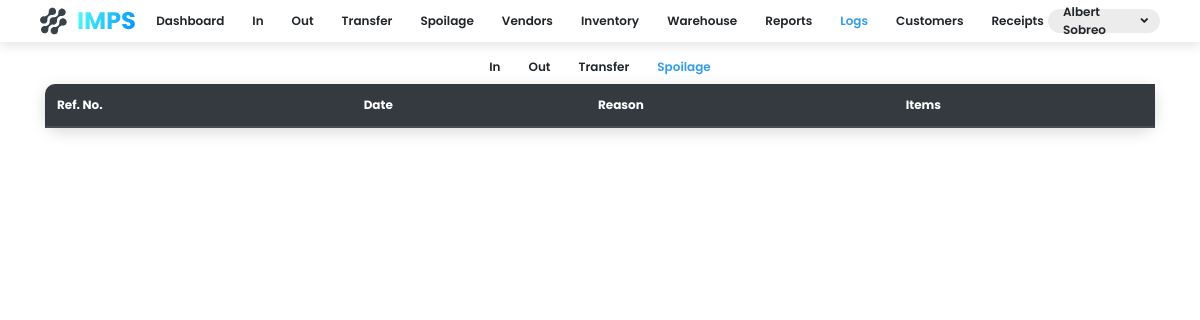
/logs/spoilage/ (signed in), run on an earlier commit of the app's database.
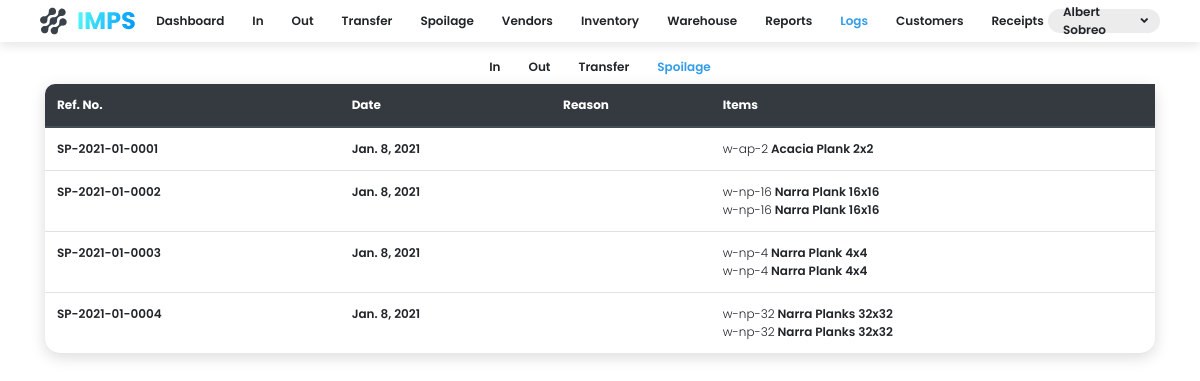
And on a later commit of the database.
### app/models.py (models this page shows, shortened)
class Spoilage(models.Model):
    ref_id = models.CharField(max_length=255)
    date = models.DateField()

class Spoilage_Item(models.Model):
    product = models.ForeignKey(Product, on_delete=models.CASCADE)
    spoilage = models.ForeignKey(Spoilage, on_delete=models.CASCADE)
    remaining = models.IntegerField()
    spoilage_quantity = models.IntegerField()
    reason = models.TextField()

class Product(models.Model):
    code = models.CharField(max_length=255)
    name = models.CharField(max_length=255)
    description = models.TextField(null=True, blank=True)
    quantity = models.IntegerField()
    turnover = models.DecimalField(max_digits=3, decimal_places=2, null=True, blank=True)
    warehouse = models.ForeignKey(Warehouse, on_delete=models.CASCADE, null=True, blank=True)

### app/views/logs.py (the view)
# urls.py: path('logs/spoilage/', views.spoilageLogsView),
def spoilageLogsView(request):
    if request.session.is_empty():
        return redirect('/login/')
    context = {
        'spoils': Spoilage.objects.all(),
        'me': User.objects.select_related().get(login__username=request.session.get('username')),
    }
    return render(request, 'logs_spoilage.html', context)

### templates/logs_spoilage.html (shortened to what this page needs)
<!DOCTYPE html>
<html lang="en">
<head>
    <link rel="stylesheet" href="https://cdn.jsdelivr.net/npm/bootstrap@4.5.3/dist/css/bootstrap.min.css">
    <link rel="stylesheet" href="https://cdnjs.cloudflare.com/ajax/libs/twitter-bootstrap/4.5.2/css/bootstrap.css">
    <link rel="stylesheet" href="https://cdn.datatables.net/buttons/1.6.5/css/buttons.dataTables.min.css">
    <link rel="stylesheet" href="https://cdn.datatables.net/1.10.22/css/dataTables.bootstrap4.min.css">
    <link rel="stylesheet" href="/static/css/style.css">
    <link rel="stylesheet" href="https://use.fontawesome.com/releases/v5.15.1/css/all.css">
</head>
<body>
    <body class="font-size-12">
      <div class="c-nav d-flex font-w-600 mb-3">
        <div class="c-nav-item justify-content-start">
          <img src="/static/media/Group 117.svg" class="logo">
        </div>
        <div class="justify-content-center c-nav-links">
            <div onclick="location.href='#'">Dashboard</div>
            <div onclick="location.href='/in'">In</div>
            <div onclick="location.href='/out'">Out</div>
            <div onclick="location.href='#'">Transfer</div>
            <div onclick="location.href='#'">Spoilage</div>
            <div onclick="location.href='#'">Vendors</div>
            <div onclick="location.href='/inventory-page'">Inventory</div>
            <div onclick="location.href='/'">Warehouse</div>
            <div onclick="location.href='#'">Reports</div>
            <div onclick="location.href='/logs/in'" class="active">Logs</div>
            <div onclick="location.href='#'">Customers</div>
            <div onclick="location.href='#'">Receipts</div>
        </div>
        <div class="c-nav-item justify-content-end dropdown">
          <div class="nav-name" data-toggle="dropdown">
            <span>{{me.first_name}} {{me.last_name}}</span> <i class="fas fa-angle-down ml-1"></i>
          </div>
        </div>
      </div>
      <div class="d-flex font-w-600 mb-2 justify-content-center">
        <div class="justify-content-center c-nav-links">
            <div onclick="location.href='/logs/in'">In</div>
            <div onclick="location.href='/logs/out'">Out</div>
            <div onclick="location.href='/logs/transfer'">Transfer</div>
            <div onclick="location.href='/logs/spoilage'" class="active">Spoilage</div>
        </div>
        </div>
        <div class="container font-w-600">
            <table id="table" class="table box-shadow-medium b-tl-radius-10 b-tr-radius-10">
                <thead class="thead-dark">
                <tr class="">
                    <th class="b-tl-radius-10" style="border-top: 0px;">Ref. No.</th>
                    <th style="border-top: 0px;">Date</th>
                    <th style="border-top: 0px;">Reason</th>
                    <th style="border-top: 0px;">Items</th>
                </tr>
                </thead>
                <tbody>
                {%for spoilage in spoils.all%}
                <tr>
                    <td>{{spoilage.ref_id}}</td>
                    <td>{{spoilage.date}}</td>
                    <td>
                      {%for reason in spoilage.spoilage_item_set.all%}
                      <br/>
                      {%endfor%}
                    </td>
                    <td>
                      {%for item in spoilage.spoilage_item_set.all%}
                      <span class="font-w-300">{{item.product.code}}</span> <span>{{item.product.name}}</span><br/>
                      {%endfor%}
                    </td>
                </tr>
                {%endfor%}
                </tbody>
            </table>
        </div>
</body>
</html>

What changed in the data, as far as the page shows it:
added Spoilage: ref_id "SP-2021-01-0001", date "Jan. 8, 2021"
added Spoilage_Item: product.code "w-ap-2", product.name "Acacia Plank 2x2", shown under "SP-2021-01-0001"
added Spoilage: ref_id "SP-2021-01-0002", date "Jan. 8, 2021"
added Spoilage_Item: product.code "w-np-16", product.name "Narra Plank 16x16", shown under "SP-2021-01-0002"
added Spoilage_Item: product.code "w-np-16", product.name "Narra Plank 16x16", shown under "SP-2021-01-0002"
added Spoilage: ref_id "SP-2021-01-0003", date "Jan. 8, 2021"
added Spoilage_Item: product.code "w-np-4", product.name "Narra Plank 4x4", shown under "SP-2021-01-0003"
added Spoilage_Item: product.code "w-np-4", product.name "Narra Plank 4x4", shown under "SP-2021-01-0003"
added Spoilage: ref_id "SP-2021-01-0004", date "Jan. 8, 2021"
added Spoilage_Item: product.code "w-np-32", product.name "Narra Planks 32x32", shown under "SP-2021-01-0004"
added Spoilage_Item: product.code "w-np-32", product.name "Narra Planks 32x32", shown under "SP-2021-01-0004"
